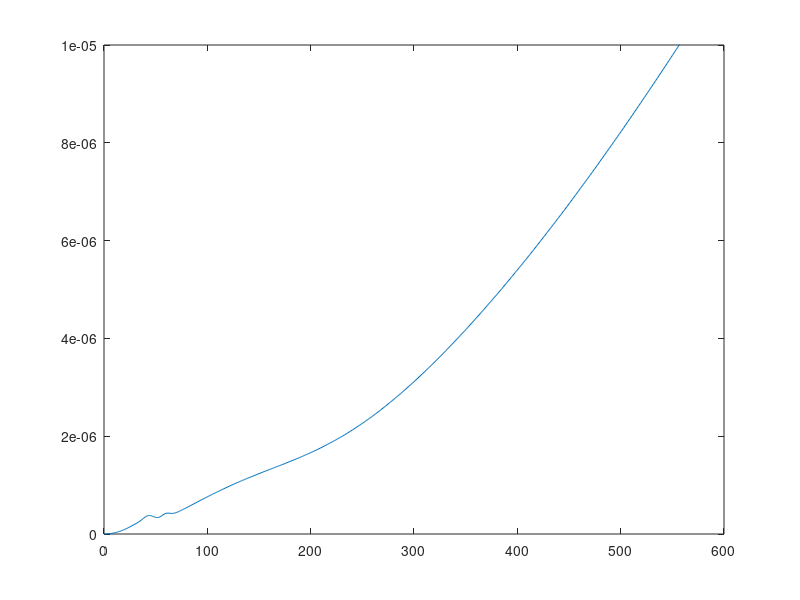

This chart was generated by the following MATLAB code:
for Vds = 0:1:600
    %% Coss Calculation
       a1 =         328;
       b1 =       -8.43;
       c1 =       30.26;
       a2 =       115.8;
       b2 =        42.2;
       c2 =       7.341;
       a3 =       45.83;
       b3 =       59.01;
       c3 =       6.099;
       a4 =       183.1;
       b4 =        28.6;
       c4 =       16.39;
       a5 =       69.29;
       b5 =       154.4;
       c5 =        1511;
       a6 =       125.6;
       b6 =       22.68;
       c6 =       119.6;
Coss1 = a1.*exp(-((Vds-b1)./c1).^2) + a2.*exp(-((Vds-b2)./c2).^2) + a3*exp(-((Vds-b3)./c3).^2)...
   + a4.*exp(-((Vds-b4)./c4).^2) +a5.*exp(-((Vds-b5)./c5).^2) +a6.*exp(-((Vds-b6)./c6).^2);
    k = Vds+1;
    EnergyOss(k) = 0.5*Coss1*1e-12*Vds^2;
end
plot(0:600,EnergyOss);
ylim([0 1e-5]);